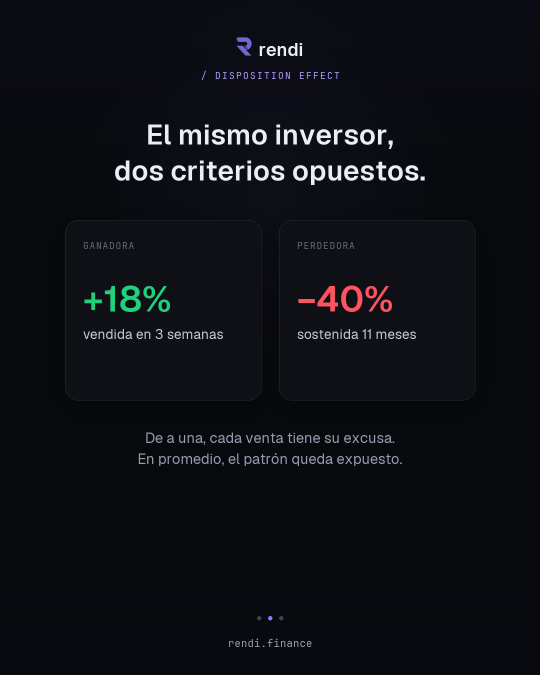
#> input picture design/outputs/social/p03_disposition_2.png, 1080 x 1350 px, given in place of rendi-mark-violet.png, which was not available (shown at 1/2 size)
$ python generate_positions_mockup.py
#> lines starting #> are read from the running program, lines starting #| are printed output that depends on the picture; pictures that were not available may be replaced by others from this repository, and a replacement may not be noted
### design/brand.py
"""
brand.py — sistema visual compartido de Rendi para contenido social (PIL/Pillow).

Consolida la estética "Nocturnal Precision" en DOS temas (oscuro/claro) y DOS
formatos (feed 4:5 = 1080×1350, story 9:16 = 1080×1920), para que toda la tanda
de posts salga consistente. Fuentes de marca reales (Geist + JetBrains Mono).
Voz visual: dato-first, voseo, sentence case, CERO emoji. Violeta SOLO en
acción/CTA; verde/rojo SOLO en datos con polaridad; cielo para benchmark.

Lo usan los generadores de social_batch.py. Cada función recibe un Theme (DARK
o LIGHT) para no duplicar lógica por tono.
"""

from PIL import Image, ImageDraw, ImageFont, ImageFilter
import os

FONTS_DIR = "/Users/nicolaspussetto/Documents/trading/design/fonts"
LOGO_DIR = "/Users/nicolaspussetto/Documents/rendi 2/brand-kit/logos"
OUT_DIR = "/Users/nicolaspussetto/Documents/trading/design/outputs/social"

# ─── Formatos ────────────────────────────────────────────────────────────────
FEED = (1080, 1350)    # 4:5 — post de feed (Instagram orgánico)
STORY = (1080, 1920)   # 9:16 — historia
SQUARE = (1080, 1080)  # 1:1 — por si hace falta

# ─── Fuentes (marca real) ────────────────────────────────────────────────────
def font(name, size):
    return ImageFont.truetype(os.path.join(FONTS_DIR, name), size)

F_SEMI = lambda s: font("Geist-SemiBold.ttf", s)
F_MED = lambda s: font("Geist-Medium.ttf", s)
F_REG = lambda s: font("Geist-Regular.ttf", s)
MONO_M = lambda s: font("JetBrainsMono-Medium.ttf", s)
MONO_R = lambda s: font("JetBrainsMono-Regular.ttf", s)


# ─── Temas ───────────────────────────────────────────────────────────────────
class Theme:
    def __init__(self, name, **kw):
        self.name = name
        self.__dict__.update(kw)


# Oscuro — Ink #07090C con glow violeta. Logo violet.
DARK = Theme(
    "dark",
    bg=(7, 9, 12), bg_glow=(16, 14, 26), glow_y=0.30, glow_a=15, glow_r=420,
    card=(14, 16, 22), card2=(19, 17, 33), card_border=(38, 44, 58),
    ink0=(236, 238, 244), ink1=(198, 204, 218), ink2=(150, 158, 176),
    ink3=(96, 104, 124), ink_faint=(60, 66, 82),
    track=(30, 34, 44),
    violet=(139, 125, 255), violet_soft=(176, 165, 250), accent=(168, 156, 255),
    green=(33, 208, 122), green_bar=(33, 208, 122), red=(255, 83, 96), sky=(70, 198, 224),
    title=(236, 238, 244), eyebrow=(168, 156, 255), card_fill=(14, 16, 22),
    shadow=(0, 0, 0, 0), logo_file="rendi-mark-violet.png", cta_text=(255, 255, 255),
)

# Claro — Frost con tarjetas blancas y sombra violeta suave. Logo ink.
LIGHT = Theme(
    "light",
    bg=(245, 243, 251), bg_glow=(250, 248, 252), glow_y=0.11, glow_a=9, glow_r=480,
    card=(255, 255, 255), card2=(250, 248, 252), card_border=(228, 224, 240),
    ink0=(17, 19, 26), ink1=(52, 56, 68), ink2=(120, 124, 140),
    ink3=(150, 158, 176), ink_faint=(182, 184, 198),
    track=(232, 229, 244),
    violet=(139, 125, 255), violet_soft=(176, 165, 250), accent=(96, 80, 222),
    green=(20, 168, 92), green_bar=(38, 190, 110), red=(224, 64, 78), sky=(70, 140, 235),
    title=(17, 19, 26), eyebrow=(96, 80, 222), card_fill=(255, 255, 255),
    shadow=(74, 62, 128, 42), logo_file="rendi-mark-ink.png", cta_text=(255, 255, 255),
)


def mix(fg, bg, a):
    return tuple(int(bg[i] + (fg[i] - bg[i]) * a) for i in range(3))


# ─── Helpers de texto ────────────────────────────────────────────────────────
def sw(d, t, f, sp=4):
    return sum(d.textlength(c, font=f) for c in t) + sp * (len(t) - 1) if t else 0

def spaced(d, t, x, y, f, fill, sp=4):
    cx = x
    for c in t:
        d.text((cx, y), c, font=f, fill=fill)
        cx += d.textlength(c, font=f) + sp
    return cx - x

# [64 lines left out: functions cen, cen_spaced, cen_seg, wrap, canvas, not called in this run]


# ─── Logo ────────────────────────────────────────────────────────────────────
_logo_cache = {}
def logo(t, h):
#> called with h = 30
    key = (t.logo_file, h)
    if key not in _logo_cache:
        m = Image.open(os.path.join(LOGO_DIR, t.logo_file)).convert("RGBA")
        _logo_cache[key] = m.resize((int(m.width * h / m.height), h), Image.LANCZOS)
    return _logo_cache[key]
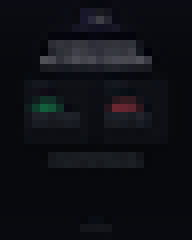
#> returned value: PIL image 24x30 RGBA (shown 8 times larger); mean R, G, B, A 14.2, 15.6, 20.8, 255


# ─── Chrome: header / footer ─────────────────────────────────────────────────
# [108 lines left out: functions header, footer, card, cta_pill, chip_row, save and 1 more, not called in this run]

### design/generate_positions_mockup.py
"""
Mockup de la propuesta para la vista de Posiciones (feedback de cmbroca):
  A. Columna "Activo" FIJA al scrollear (sticky horizontal) — no perdés referencia.
  B. Modo COMPACTO (densidad) — entran más columnas.
  C. Selector de COLUMNAS (qué ver, se guarda).

No es el producto real: es un render de propuesta, fiel al estilo dark de Rendi
(label-mono en headers, verde/rojo en P&L, jerarquía ink). Datos ilustrativos.
Salida: rendi_posiciones_mockup.png (1600×1000).
"""

from PIL import Image, ImageDraw, ImageFilter
import os
import brand as b
from brand import F_SEMI, F_MED, F_REG, MONO_M, MONO_R, mix

W, H = 1600, 1000
FONTS = b.FONTS_DIR

BG = (10, 12, 17)
PANEL = (15, 17, 24)
BAR = (22, 25, 33)
LINE = (38, 43, 56)
LINE2 = (28, 32, 42)
INK0, INK1, INK2, INK3 = (236, 238, 244), (198, 204, 218), (150, 158, 176), (110, 118, 138)
GREEN, RED = (33, 208, 122), (255, 83, 96)
VIOLET, ACCENT = (139, 125, 255), (91, 157, 249)


def logo_chip(d, x, y, s, asset, kind):
    col = {'stock': (54, 60, 78), 'bono': mix(ACCENT, BG, 0.5), 'cash': (44, 50, 64)}[kind]
    d.rounded_rectangle([x, y, x + s, y + s], radius=8, fill=col)
    txt = asset[:2].upper()
    f = F_SEMI(int(s * 0.42))
    tw = d.textlength(txt, font=f)
    d.text((x + (s - tw) / 2, y + s * 0.26), txt, font=f, fill=INK0)


def rtext(d, x_right, y, txt, f, fill):
    d.text((x_right - d.textlength(txt, font=f), y), txt, font=f, fill=fill)


def callout(img, anchor, text, box_xy, color=VIOLET):
    """Etiqueta de anotación con línea al punto anchor."""
    d = ImageDraw.Draw(img, "RGBA")
    f = F_MED(21)
    lines = text.split("\n")
    tw = max(d.textlength(l, font=f) for l in lines)
    pad = 16
    bw, bh = tw + pad * 2, len(lines) * 30 + pad * 2 - 6
    bx, by = box_xy
    # línea conectora
    d.line([(bx + bw / 2, by + bh / 2), anchor], fill=mix(color, BG, 0.75), width=2)
    d.ellipse([anchor[0] - 5, anchor[1] - 5, anchor[0] + 5, anchor[1] + 5], fill=color)
    # caja
    d.rounded_rectangle([bx, by, bx + bw, by + bh], radius=12,
                        fill=mix(color, BG, 0.12), outline=mix(color, BG, 0.5), width=2)
    ty = by + pad - 3
    for l in lines:
        d.text((bx + pad, ty), l, font=f, fill=mix(color, (255, 255, 255), 0.35))
        ty += 30


def build():
    img = Image.new("RGBA", (W, H), (*BG, 255))
    d = ImageDraw.Draw(img, "RGBA")

    # ── header de propuesta ──
    mark = b.logo(b.DARK, 30)
    img.alpha_composite(mark, (50, 44))
    d.text((50 + mark.width + 11, 45), "rendi", font=F_SEMI(28), fill=INK0)
    b.spaced(d, "PROPUESTA · VISTA DE POSICIONES", 54, 84, MONO_R(16), mix(VIOLET, BG, 0.85), sp=2)
    d.text((W - 50 - d.textlength("Cartera › Posiciones", font=MONO_R(18)), 56),
           "Cartera › Posiciones", font=MONO_R(18), fill=INK3)

    # ── toolbar ──
    ty = 150
    d.text((50, ty + 8), "Cocos", font=F_SEMI(26), fill=INK0)
    d.text((50 + d.textlength("Cocos", font=F_SEMI(26)) + 14, ty + 14), "· 5 activos",
           font=F_REG(19), fill=INK3)

    # density toggle [Cómodo | Compacto]
    dt_x = 960
    d.rounded_rectangle([dt_x, ty, dt_x + 230, ty + 44], radius=10, fill=BAR, outline=LINE, width=1)
    d.text((dt_x + 22, ty + 12), "Cómodo", font=F_MED(19), fill=INK3)
    d.rounded_rectangle([dt_x + 118, ty + 4, dt_x + 226, ty + 40], radius=8, fill=mix(VIOLET, BG, 0.22))
    d.text((dt_x + 138, ty + 12), "Compacto", font=F_SEMI(19), fill=INK0)

    # Columnas ▾ button
    cb_x = 1220
    d.rounded_rectangle([cb_x, ty, cb_x + 168, ty + 44], radius=10,
                        fill=mix(VIOLET, BG, 0.18), outline=mix(VIOLET, BG, 0.5), width=1)
    d.text((cb_x + 20, ty + 12), "Columnas", font=F_SEMI(19), fill=mix(VIOLET, (255, 255, 255), 0.4))
    _tc = mix(VIOLET, (255, 255, 255), 0.4)
    _tx, _tyy = cb_x + 128, ty + 19
    d.polygon([(_tx, _tyy), (_tx + 14, _tyy), (_tx + 7, _tyy + 9)], fill=_tc)

    # ── tabla ──
    tx0, tx1 = 50, 1180          # panel visible (recortado a la derecha → scroll)
    ty0 = 224
    rowh = 60                     # compacto
    head_h = 40
    asset_w = 290                 # columna Activo (fija)
    d.rounded_rectangle([tx0, ty0, tx1, ty0 + head_h + rowh * 5 + 8], radius=14,
                        fill=PANEL, outline=LINE, width=1)

    cols = [("Cantidad", 360), ("Precio prom.", 488), ("Precio actual", 624),
            ("Invertido", 770), ("Valor", 906), ("P&L", 1042), ("P&L %", 1150)]
    # header de columnas
    hy = ty0 + 12
    d.text((tx0 + 70, hy), "ACTIVO", font=MONO_R(15), fill=INK3)
    for name, cx in cols:
        rtext(d, cx, hy, name.upper(), MONO_R(15), INK3)
    d.line([(tx0, ty0 + head_h), (tx1, ty0 + head_h)], fill=LINE, width=1)

    rows = [
        ("AAPL", "stock", "Apple", "40", "182,30", "224,10", "7.292", "8.964", "+1.672", "+22,9%", 1),
        ("NVDA", "stock", "Nvidia", "25", "98,40", "121,80", "2.460", "3.045", "+585", "+23,8%", 1),
        ("KO", "stock", "Coca-Cola", "60", "58,20", "57,10", "3.492", "3.426", "−66", "−1,9%", -1),
        ("AL30", "bono", "Bonar 2030", "1.500", "58,10", "61,40", "871", "921", "+50", "+5,7%", 1),
        ("USD", "cash", "Efectivo", "3.200", "—", "—", "3.200", "3.200", "—", "—", 0),
    ]
    yy = ty0 + head_h + 4
    for asset, kind, full, qty, prom, act, inv, val, pnl, pnlpct, sign in rows:
        rowbg = (20, 23, 31) if kind != 'cash' else (18, 21, 28)
        d.rectangle([tx0 + 1, yy, tx1 - 1, yy + rowh], fill=rowbg)
        # celdas numéricas (scrollables)
        nf = MONO_R(20)
        pnlcol = GREEN if sign > 0 else RED if sign < 0 else INK3
        for (name, cx), v, isp in [
            (cols[0], qty, 0), (cols[1], prom, 0), (cols[2], act, 0),
            (cols[3], inv, 0), (cols[4], val, 0)]:
            rtext(d, cx, yy + 19, v, nf, INK1)
        # P&L con tinte
        if sign != 0:
            d.rectangle([cols[5][1] - 96, yy, cols[5][1] + 8, yy + rowh],
                        fill=mix(pnlcol, rowbg, 0.10))
        rtext(d, cols[5][1], yy + 19, pnl, MONO_M(20), pnlcol)
        rtext(d, cols[6][1], yy + 19, pnlpct, MONO_R(20), pnlcol)
        d.line([(tx0, yy + rowh), (tx1, yy + rowh)], fill=LINE2, width=1)
        yy += rowh
#> after the loop, yy = 568

    # ── columna ACTIVO fija (se dibuja ENCIMA de las scrollables) ──
    ax1 = tx0 + asset_w
    # sombra a la derecha de la columna fija (indica que está elevada)
    sh = Image.new("RGBA", img.size, (0, 0, 0, 0))
#> sh: PIL image 1600x1000 RGBA; every value is 0
    ImageDraw.Draw(sh).rectangle([ax1, ty0, ax1 + 34, ty0 + head_h + rowh * 5 + 8], fill=(0, 0, 0, 150))
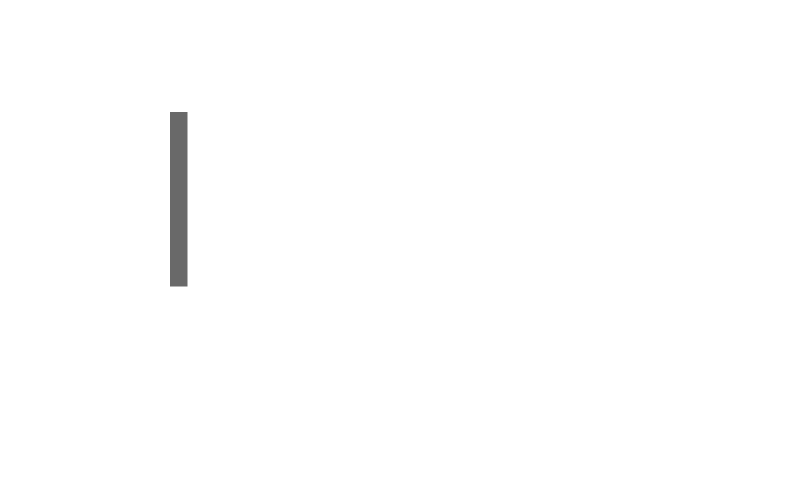
#> sh: PIL image 1600x1000 RGBA (shown at 1/2 size); mean R, G, B, A 0, 0, 0, 1.1; transparent parts drawn white
    img.alpha_composite(sh.filter(ImageFilter.GaussianBlur(14)))
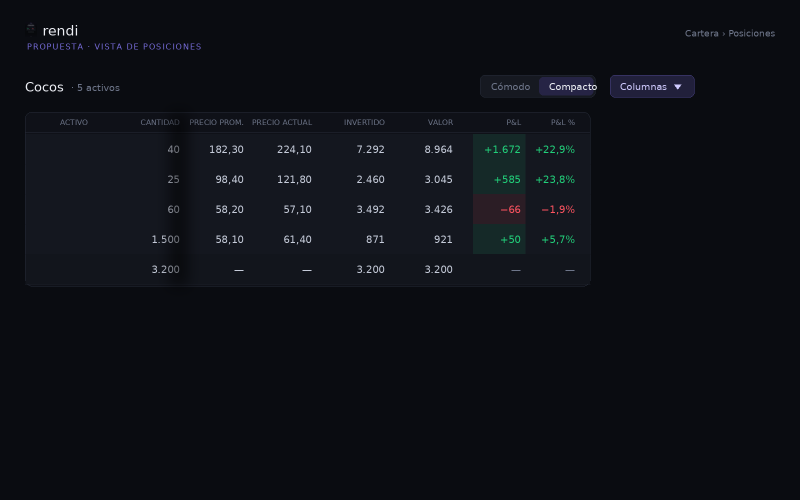
#> img: PIL image 1600x1000 RGBA (shown at 1/2 size); mean R, G, B, A 13.7, 16.1, 21.9, 255
    d = ImageDraw.Draw(img, "RGBA")
    # fondo opaco de la columna fija
    d.rounded_rectangle([tx0, ty0, ax1, ty0 + head_h + rowh * 5 + 8], radius=14, fill=PANEL)
    d.rectangle([ax1 - 14, ty0, ax1, ty0 + head_h + rowh * 5 + 8], fill=PANEL)
    d.line([(ax1, ty0), (ax1, ty0 + head_h + rowh * 5 + 8)], fill=mix(VIOLET, BG, 0.5), width=2)
    d.text((tx0 + 70, hy), "ACTIVO", font=MONO_R(15), fill=INK3)
    # mini-candado: marca que la columna está fija
    _lx = tx0 + 70 + d.textlength("ACTIVO", font=MONO_R(15)) + 10
    d.rounded_rectangle([_lx, hy + 1, _lx + 11, hy + 9], radius=2, fill=mix(VIOLET, BG, 0.8))
    d.arc([_lx + 2, hy - 4, _lx + 9, hy + 4], start=180, end=360, fill=mix(VIOLET, BG, 0.8), width=2)
    d.line([(tx0, ty0 + head_h), (ax1, ty0 + head_h)], fill=LINE, width=1)
    yy = ty0 + head_h + 4
    for asset, kind, full, *_rest, sign in rows:
        rowbg = (20, 23, 31) if kind != 'cash' else (18, 21, 28)
        d.rectangle([tx0 + 1, yy, ax1 - 14, yy + rowh], fill=rowbg)
        logo_chip(d, tx0 + 18, yy + 13, 34, asset, kind)
        d.text((tx0 + 64, yy + 12), asset, font=F_SEMI(21), fill=INK0)
        badge = {'cash': ('CASH', INK2), 'bono': ('BONO', ACCENT)}.get(kind)
        nx = tx0 + 64 + d.textlength(asset, font=F_SEMI(21)) + 8
        if badge:
            bf = MONO_R(12)
            bw = d.textlength(badge[0], font=bf) + 12
            d.rounded_rectangle([nx, yy + 14, nx + bw, yy + 32], radius=4,
                                fill=mix(badge[1], rowbg, 0.15), outline=mix(badge[1], rowbg, 0.4), width=1)
            d.text((nx + 6, yy + 15), badge[0], font=bf, fill=badge[1])
        d.text((tx0 + 64, yy + 36), full, font=MONO_R(14), fill=INK3)
        d.line([(tx0, yy + rowh), (ax1, yy + rowh)], fill=LINE2, width=1)
        yy += rowh
#> this loop made 5 passes
#> (nx, bw) on passes 4 to 5: (174.8, 47.92), (166.9, 45.23)
#> nx on passes 1 to 3: 175.7, 182.2, 151.2
#> after the loop, yy = 568

    # ── scrollbar horizontal (muestra que hay más columnas) ──
    sby = ty0 + head_h + rowh * 5 + 20
    d.rounded_rectangle([tx0, sby, tx1, sby + 8], radius=4, fill=LINE2)
    d.rounded_rectangle([tx0 + 300, sby, tx0 + 820, sby + 8], radius=4, fill=mix(INK3, BG, 0.7))

    # ── selector de columnas (dropdown abierto) ──
    dx0, dy0 = 1220, 210
    dw = 330
    colopts = [("30 D", 0), ("Cantidad", 1), ("Precio prom.", 0), ("Precio actual", 1),
               ("Invertido", 1), ("Valor", 1), ("P&L", 1), ("P&L %", 1),
               ("Var. día", 1), ("TC compra", 0), ("Inv. USD", 0), ("P&L USD", 0)]
    dh = 56 + len(colopts) * 38 + 16
    sh = Image.new("RGBA", img.size, (0, 0, 0, 0))
    ImageDraw.Draw(sh).rounded_rectangle([dx0, dy0 + 12, dx0 + dw, dy0 + dh + 12], radius=14, fill=(0, 0, 0, 150))
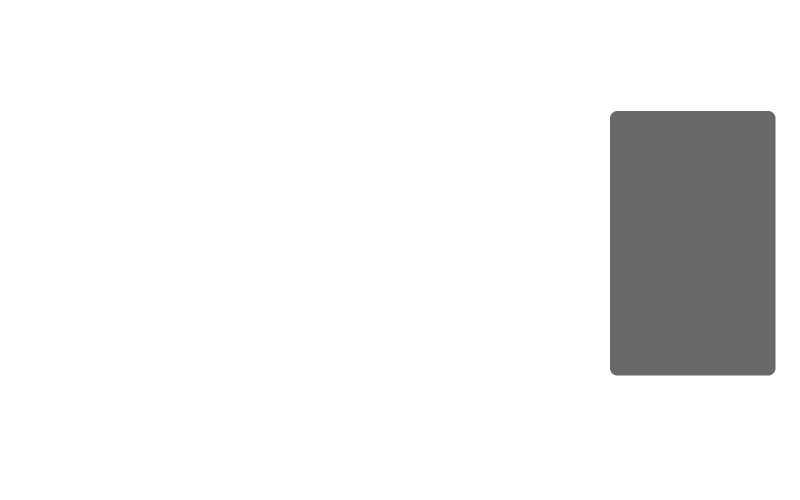
#> sh: PIL image 1600x1000 RGBA (shown at 1/2 size); mean R, G, B, A 0, 0, 0, 16.4; transparent parts drawn white
    img.alpha_composite(sh.filter(ImageFilter.GaussianBlur(26)))
    d = ImageDraw.Draw(img, "RGBA")
    d.rounded_rectangle([dx0, dy0, dx0 + dw, dy0 + dh], radius=14, fill=(20, 23, 31), outline=LINE, width=1)
    d.text((dx0 + 20, dy0 + 16), "Mostrar columnas", font=F_SEMI(20), fill=INK0)
    d.text((dx0 + 20, dy0 + 42), "Se guarda para la próxima vez", font=F_REG(15), fill=INK3)
    oy = dy0 + 76
    for name, on in colopts:
        bx = dx0 + 20
        if on:
            d.rounded_rectangle([bx, oy, bx + 24, oy + 24], radius=6, fill=mix(VIOLET, BG, 0.85))
            d.line([(bx + 6, oy + 12), (bx + 10, oy + 17)], fill=(255, 255, 255), width=2)
            d.line([(bx + 10, oy + 17), (bx + 18, oy + 7)], fill=(255, 255, 255), width=2)
        else:
            d.rounded_rectangle([bx, oy, bx + 24, oy + 24], radius=6, fill=(28, 32, 42), outline=LINE, width=1)
        d.text((bx + 38, oy + 1), name, font=F_MED(19), fill=INK1 if on else INK3)
        oy += 38
#> after the loop, oy = 742

    # ── anotaciones ──
    callout(img, (ax1 + 6, 470), "La columna Activo queda fija al\nscrollear → nunca perdés referencia\nde qué activo estás viendo", (130, 560))
#> in callout, `d = ImageDraw.Draw(img, "RGBA")`:
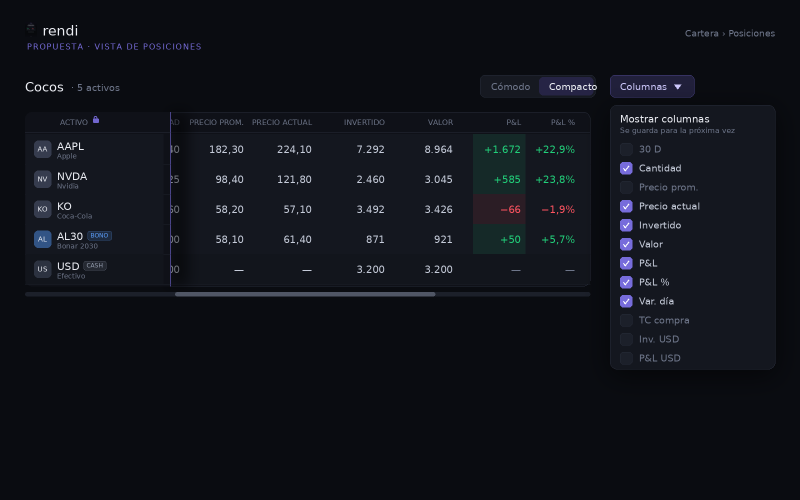
#> img: PIL image 1600x1000 RGBA (shown at 1/2 size); mean R, G, B, A 16.1, 18.7, 25.2, 255
#> in callout, `tw = max(d.textlength(l, font=f) for l in lines)`: tw = 376
#> in callout, `bw, bh = tw + pad * 2, len(lines) * 30 + pad * 2 - 6`: bw = 408; bh = 116
#> after the loop in callout, `for l in lines:`: ty = 663
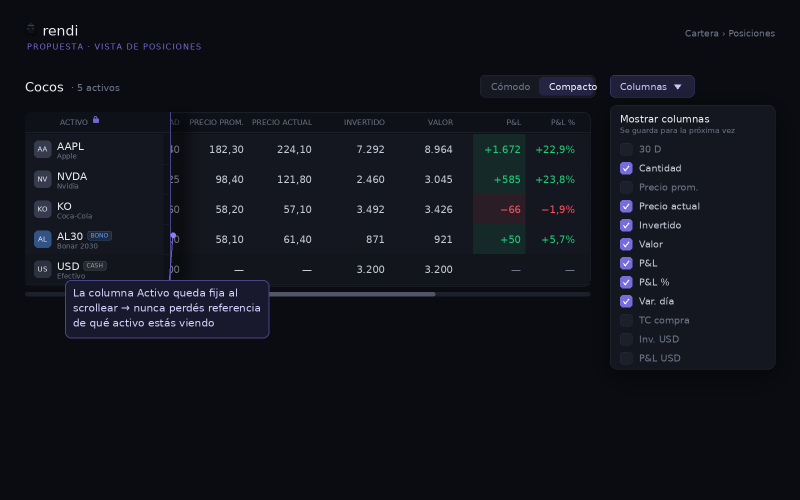
#> img: PIL image 1600x1000 RGBA (shown at 1/2 size); mean R, G, B, A 17, 19.5, 26.5, 255
    callout(img, (1075, 172), "Modo compacto:\nentran más columnas", (790, 700))
    callout(img, (dx0 + 30, dy0 + 250), "Elegí qué columnas ver.\nLos Pro arman su vista a medida", (1190, 700), color=ACCENT)
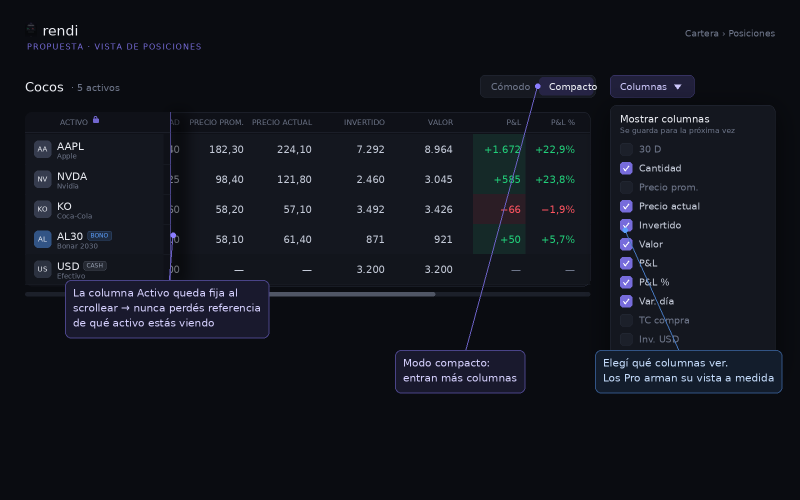
#> img: PIL image 1600x1000 RGBA (shown at 1/2 size); mean R, G, B, A 17.9, 20.6, 28.3, 255

    out = os.path.join(b.OUT_DIR, "rendi_posiciones_mockup.png")
    os.makedirs(b.OUT_DIR, exist_ok=True)
    img.convert("RGB").save(out, "PNG")
    print(f"  ✓ rendi_posiciones_mockup.png ({os.path.getsize(out)/1024:.0f}KB)")


if __name__ == "__main__":
    build()
